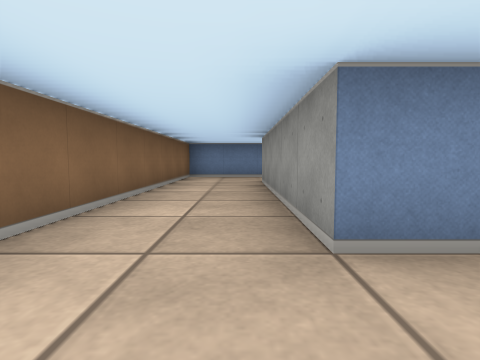
view 1 (above)

12 first-person views from a walk through a cub3D ray-caster map. The camera is about half as high as the walls, tilts 4° down and sees 80° across. The floor is counted in squares. Each view is taken from the middle of a square. On the plan, view 1 faces up. The plan holds only what a view shows up to about 9 squares ahead; the rest is blank.

view 2
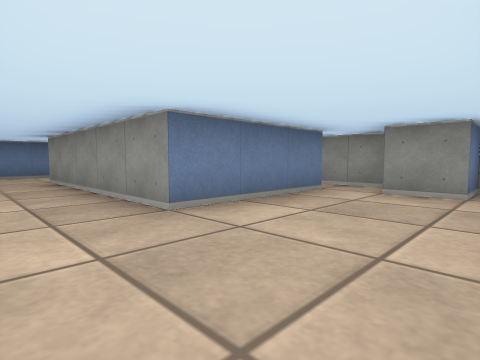

view 3
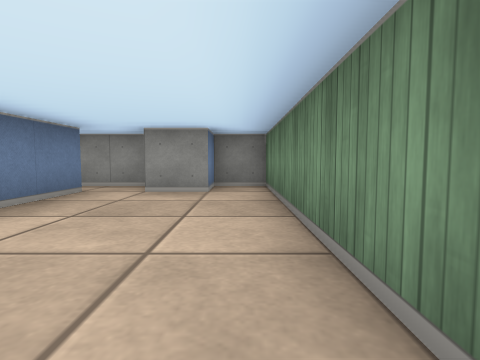

view 4
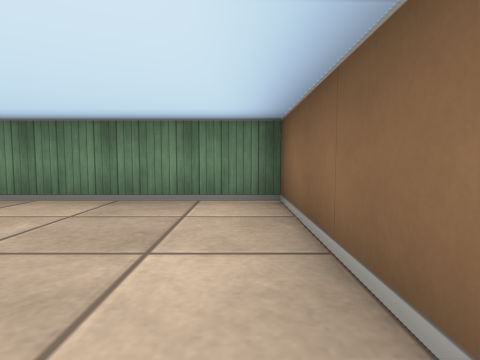

view 5
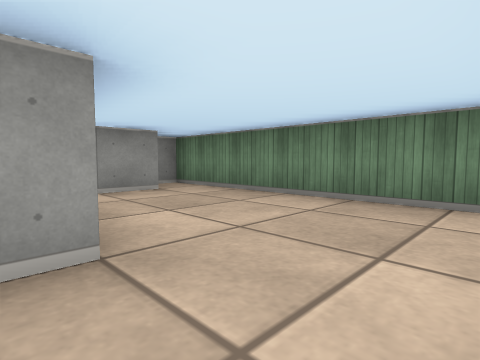

view 6
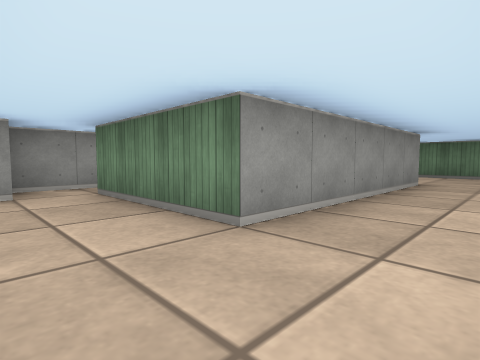

view 7
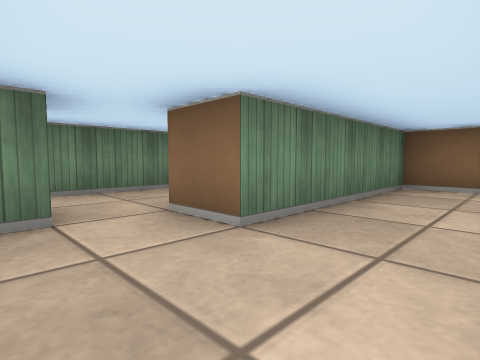

view 8
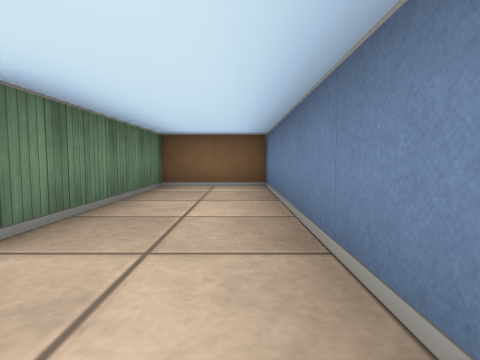

view 9
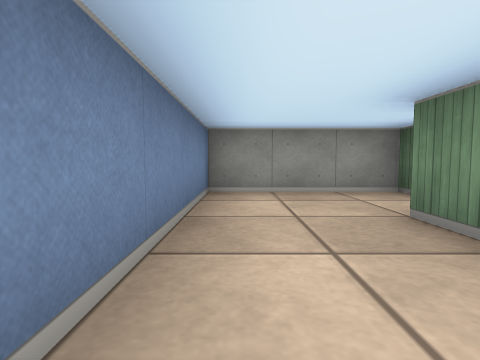

view 10
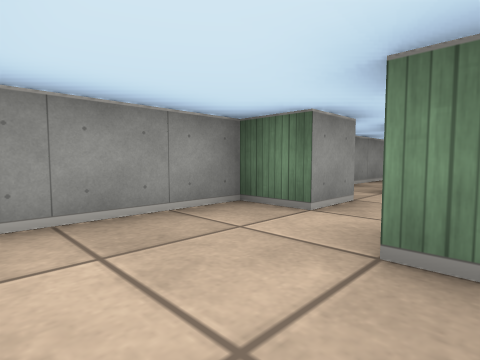

view 11
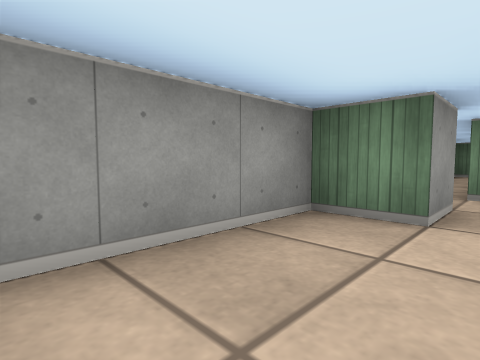

view 12
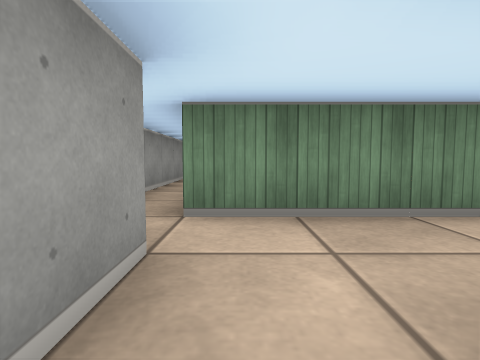

### Floor plan
Points are (right, up) in squares from view 1. A wall is a line through its corners. A room is listed if a view was taken in it or the views show most of it. See-through windows are left out.
Room 1 (views 1, 2, 3, 4, 5, 6)
walls: (3.5, 1.5) (0.5, 1.5) (0.5, 6.5); (1, 8.5) (-1.5, 8.5) (-1.5, -1.5) (4.5, -1.5) (4.5, -0.5) (3.5, -0.5) (3.5, 0.5)
ways out: opening at (1.5, 7.5) to room 3; opening at (4, 2) to room 3
Room 2 (views 7, 8, 9, 10, 11, 12)
walls: (3.5, 8.5) (4.5, 8.5) (4.5, 11.5) (-1.5, 11.5) (-1.5, 9.5) (2.5, 9.5) (2.5, 8.5)
ways out: opening at (3, 9) to room 3
Room 3 (no view inside)
walls: (3.5, 7.4) (3.5, 8.5); (0.5, 6.5) (3.5, 6.5); (4.5, 0.8) (4.5, 7.5)
ways out: opening at (1.5, 7.5) to room 1; opening at (4, 2) to room 1; opening at (3, 9) to room 2

Where each view was taken, in squares from view 1:
view 1: 0 up, 0 right, facing up
view 2: 1 down, 1 left, facing up-right
view 3: 1 down, 1 left, facing right
view 4: 2 up, 1 left, facing down
view 5: 2 up, 1 left, facing down-right
view 6: 8 up, 1 left, facing down-right
view 7: 11 up, 4 right, facing down-left
view 8: 11 up, 4 right, facing left
view 9: 11 up, 0 right, facing right
view 10: 11 up, 2 right, facing down-right
view 11: 11 up, 3 right, facing down-right
view 12: 9 up, 3 right, facing down
